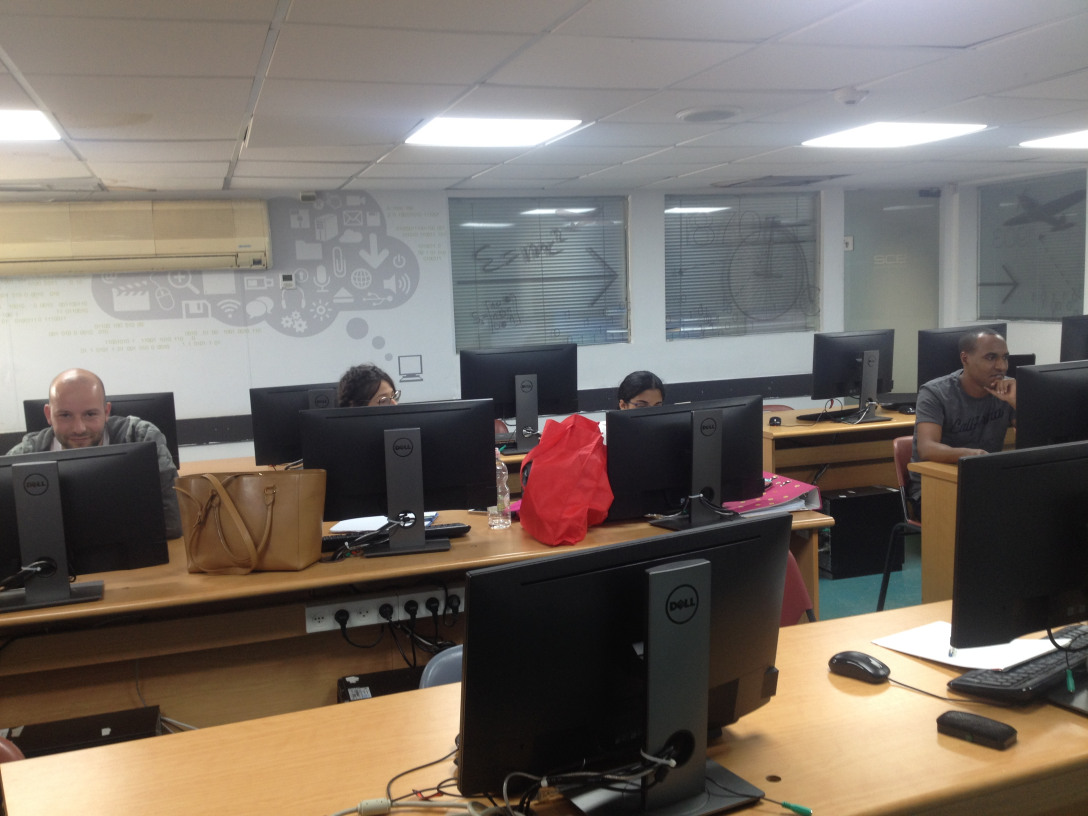
#> input picture IMG_7826.JPG, 3264 x 2448 px, found by its file name (shown at 1/3 size)
$ jupyter execute Week9.ipynb
#> lines starting #> are read from the running program, lines starting #| are printed output that depends on the picture
[cell 1]
import cv2
import numpy as np
from matplotlib import pyplot as plt

[cell 2]
img = cv2.imread('IMG_7826.jpg')
#> img is the input picture: shape (2448, 3264, 3); mean B, G, R 103.1, 110.3, 118.8
img = cv2.resize(img, (0, 0), fx=0.15, fy=0.15, interpolation=cv2.INTER_AREA)
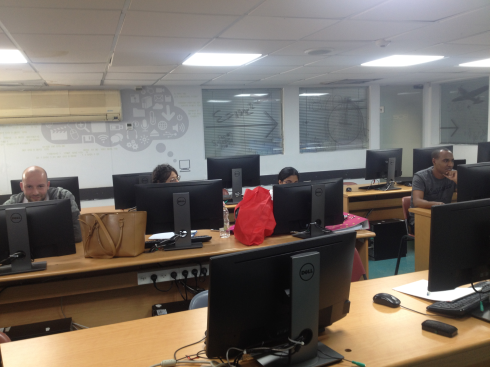
#> img: shape (367, 490, 3); mean B, G, R 103.1, 110.3, 118.7
img_gray = cv2.cvtColor(img, cv2.COLOR_BGR2GRAY)
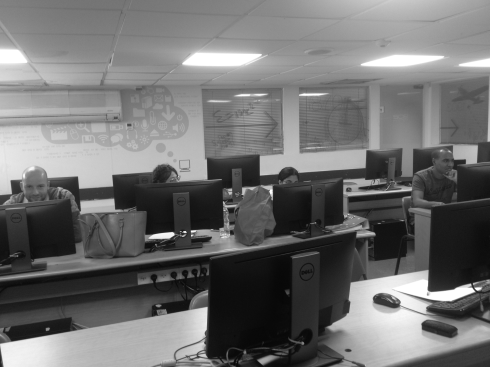
#> img_gray: shape (367, 490); min 7, max 255, mean 112

[cell 3]
median_5 = cv2.medianBlur(img_gray, 5)
median_7 = cv2.medianBlur(img_gray, 7)
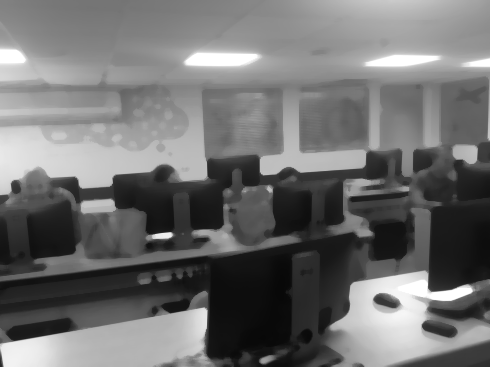
#> median_7: shape (367, 490); min 8, max 255, mean 111.7
median_15 = cv2.medianBlur(img_gray, 15)
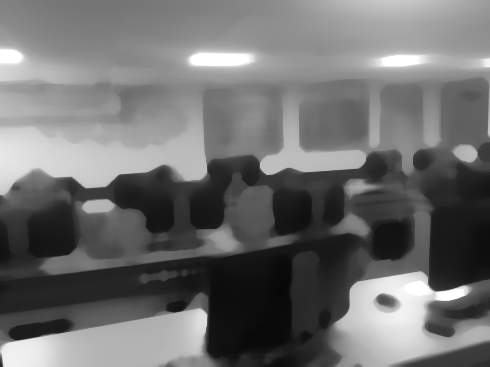
#> median_15: shape (367, 490); min 8, max 255, mean 111.1
median_31 = cv2.medianBlur(img_gray, 31)
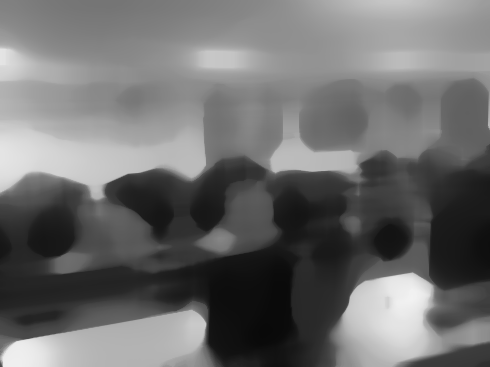
#> median_31: shape (367, 490); min 9, max 242, mean 109.3

[cell 4]
# show the images
fig, ax = plt.subplots(nrows=5, ncols=1, figsize=(30, 30))
ax[0].set_axis_off()
ax[0].set_title('img_gray', fontsize=16, color="red")
ax[0].imshow(img_gray, cmap='gray')

ax[1].set_axis_off()
ax[1].set_title('median_5', fontsize=16, color="red")
ax[1].imshow(median_5, cmap='gray')

ax[2].set_axis_off()
ax[2].set_title('median_7', fontsize=16, color="red")
ax[2].imshow(median_7, cmap='gray')

ax[3].set_axis_off()
ax[3].set_title('median_15', fontsize=16, color="red")
ax[3].imshow(median_15, cmap='gray')

ax[4].set_axis_off()
ax[4].set_title('median_31', fontsize=16, color="red")
ax[4].imshow(median_31, cmap='gray')

plt.show()

### Normal mean filter

[cell 5]
img_gray_blur_3 = cv2.blur(img_gray,(3,3))
img_gray_blur_5 = cv2.blur(img_gray,(5,5))
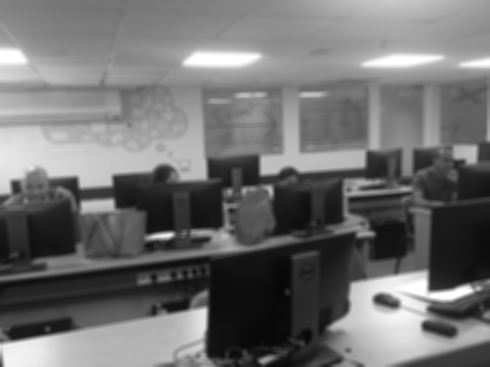
#> img_gray_blur_5: shape (367, 490); min 8, max 255, mean 112
img_gray_blur_10 = cv2.blur(img_gray,(10,10))
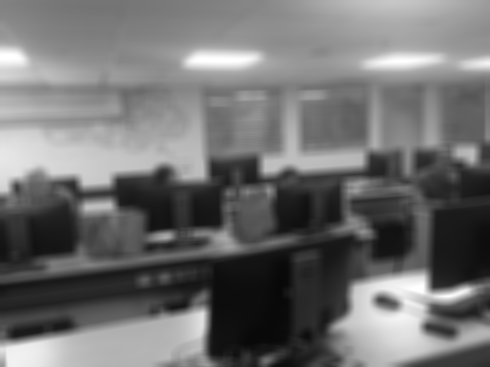
#> img_gray_blur_10: shape (367, 490); min 8, max 255, mean 112.1
img_gray_blur_50 = cv2.blur(img_gray,(50,50))
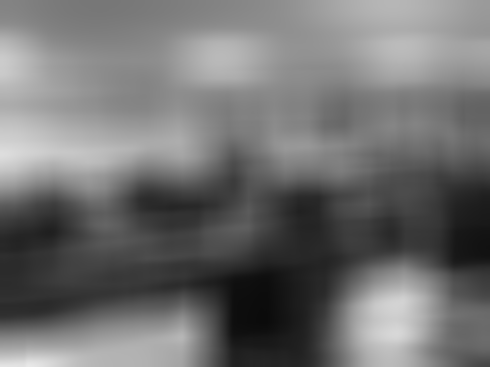
#> img_gray_blur_50: shape (367, 490); min 11, max 233, mean 112.1

### Perform image denoising using adaptive-filtering-local-noise-filter https://angeljohnsy.blogspot.com/2011/12/adaptive-filtering-local-noise-filter.html

[cell 6]
def ataptive_mean_filter(img, M=5, N=5):
#> called with M = 5, N = 5
    w, h = img.shape
#> w = 367; h = 490

    lmean = np.zeros_like(img)
    lvar = np.zeros_like(img)

    for i in range(w-M):
        for j in range(h-N):
            temp = img[i:i+M, j:j+N]
            lmean[i, j] = np.mean(temp)
            lvar[i, j] = np.var(temp)
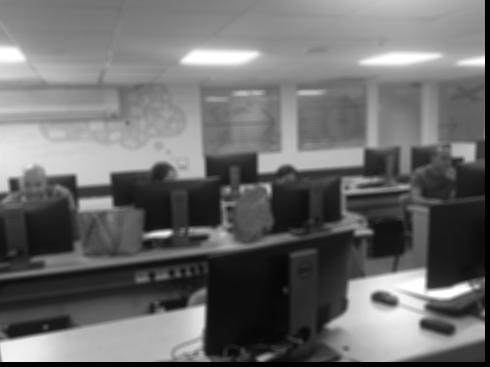
#> lmean: shape (367, 490); min 0, max 255, mean 108.7
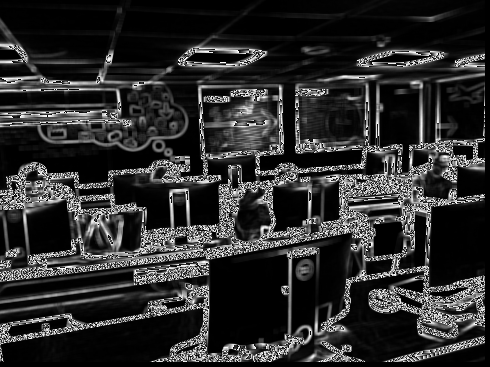
#> lvar: shape (367, 490); min 0, max 255, mean 44.6

    return

$ run again, with IMG_3815.JPG copied over IMG_7826.JPG
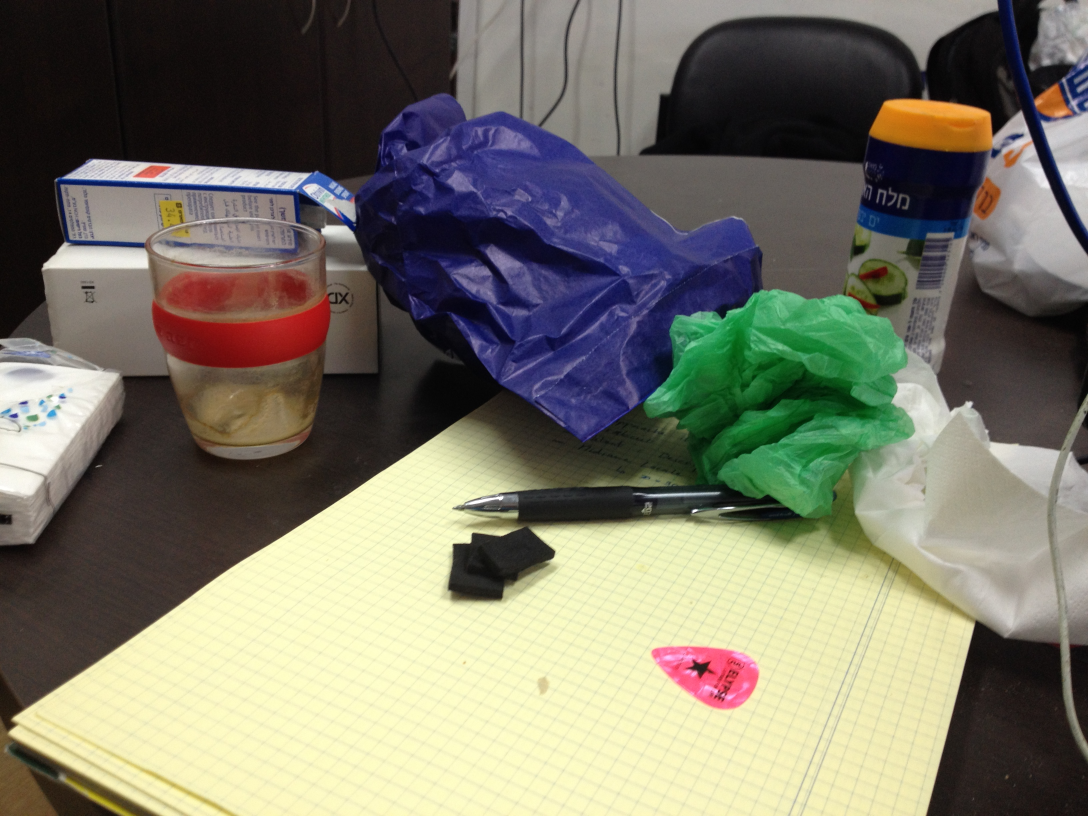
#> input picture IMG_3815.JPG, 3264 x 2448 px, found by its file name (shown at 1/3 size)
#> img is the input picture: shape (2448, 3264, 3); mean B, G, R 104.7, 119.6, 122
#> img: shape (367, 490, 3)
#> after the loop in ataptive_mean_filter, `for i in range(w-M):`:
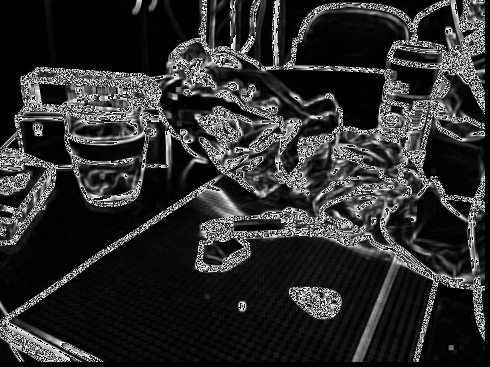
#> lvar: shape (367, 490); min 0, max 255, mean 46
